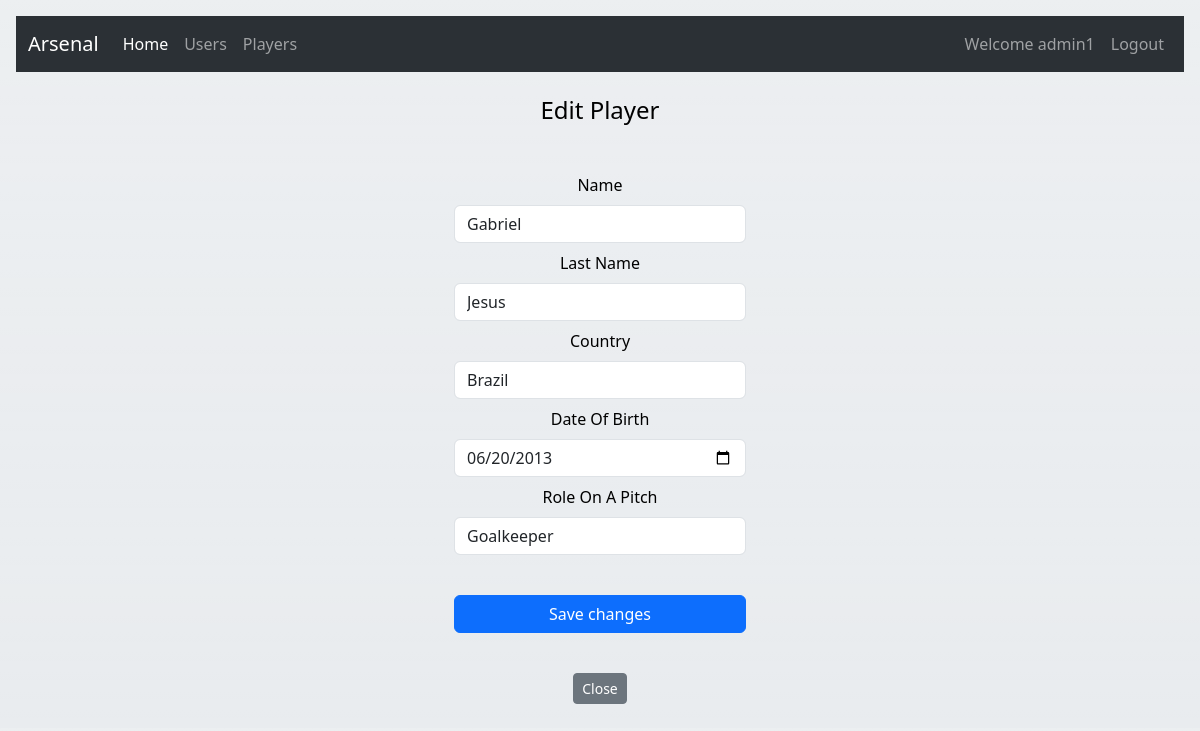
The page /players/update/3 (signed in) on the database its author committed.
### app.py (models this page shows, shortened)
class User(db.Model, UserMixin):
    id = db.Column(db.Integer, primary_key=True)
    username = db.Column(db.String(30), nullable=False, unique=True)
    email_adress = db.Column(db.String(50), nullable=False, unique=True)
    password_hash = db.Column(db.String(60), nullable=False)
    reg_date = db.Column(db.DateTime, nullable=False, default=datetime.now())
    is_admin = db.Column(db.Boolean, nullable=False, default=False)
    is_active_now = db.Column(db.Boolean, nullable=False, default=False)
    @property
    def password(self):
        return self.password

class Player(db.Model):
    id = db.Column(db.Integer, primary_key=True)
    name = db.Column(db.String(30), nullable=False)
    last_name = db.Column(db.String(30), nullable=False)
    country = db.Column(db.String(30), nullable=False)
    date_of_birth = db.Column(db.Date, nullable=False)
    role_on_a_pitch = db.Column(db.String(20), nullable=False)

### app.py (the view, shortened to what this page needs)
@app.route('/players/update/<int:id>', methods=['GET', 'POST'])
@login_required
def update(id):
    edit_form = EditPlayerForm()
    player_to_edit = Player.query.get_or_404(id)
    return render_template('edit_form.html', players=players, player_to_edit=player_to_edit, edit_form=edit_form)

### app.py
class EditPlayerForm(FlaskForm):
    name = StringField(validators=[DataRequired()])
    last_name = StringField(validators=[DataRequired()])
    country = StringField(validators=[DataRequired()])
    date_of_birth = DateField(validators=[DataRequired()])
    role_on_a_pitch = SelectField(choices=['Goalkeeper','Defender','Midfielder', 'Striker'],validators=[DataRequired()])
    submit = SubmitField(label='Save changes')

### app.py (called while the page is built)
@login_manager.user_loader
def load_user(user_id):
    return User.query.get(int(user_id))

### Templates/edit_form.html (shortened to what this page needs)
{% extends "base.html" %}
{% block content %}
  <body>
    <div class="d-grid gap-2 col-6 mx-auto text-center">
        <form class="d-grid gap-2 col-6 mx-auto" method="POST">
            <h4>
            Edit Player
            </h4>
            <br>
            {{ edit_form.name.label() }}
            {{ edit_form.name(class="form-control", value=player_to_edit.name) }}
            {{ edit_form.last_name.label() }}
            {{ edit_form.last_name(class="form-control", value=player_to_edit.last_name) }}
            {{ edit_form.country.label() }}
            {{ edit_form.country(class="form-control", value=player_to_edit.country) }}
            {{ edit_form.date_of_birth.label() }}
            {{ edit_form.date_of_birth(class="form-control", value=player_to_edit.date_of_birth) }}
            {{ edit_form.role_on_a_pitch.label() }}
            {{ edit_form.role_on_a_pitch(class="form-control", value=player_to_edit.role_on_a_pitch) }}
            <br>
            {{ edit_form.submit(class="btn btn-primary") }}
            <br>
            <div>
              <a class="btn btn-sm btn-secondary" href="{{ url_for('players') }}">Close</a>
            </div>
        </form>
    </div>
  </body>
{% endblock %}

### Templates/menu.html (shortened to what this page needs)
<nav class="navbar navbar-expand-lg bg-body-tertiary" data-bs-theme="dark">
    <div class="container-fluid">
      <a class="navbar-brand" href="{{ url_for('index') }}">Arsenal</a>
      <div class="collapse navbar-collapse justify-content-between" id="navbarNav">
        <ul class="navbar-nav mr-auto">
          <li class="nav-item">
            <a class="nav-link active" aria-current="page" href="{{ url_for('index') }}">Home</a>
          </li>
          <li class="nav-item">
            <a class="nav-link" href="{{ url_for('users') }}">Users</a>
          </li>
          <li class="nav-item">
            <a class="nav-link" href="{{ url_for('players') }}">Players</a>
          </li>
        </ul>
        {% if current_user.is_authenticated %}
          <ul class="navbar-nav mr-auto">
            <li class="nav-item">
              <a class="nav-link">Welcome {{ current_user.username }}</a>
            </li>
            <li class="nav-item">
              <a class="nav-link" href="{{ url_for('logout') }}">Logout</a>
            </li>
          </ul>
        {% endif %}
      </div>
    </div>
  </nav>

### rows shown on the page
User: username "admin1"
Player: name "Gabriel", last_name "Jesus", country "Brazil", date_of_birth "06/20/2013", role_on_a_pitch "Goalkeeper"

### other values the page prints
{{ edit_form.name.label() }} "Name"
{{ edit_form.last_name.label() }} "Last Name"
{{ edit_form.country.label() }} "Country"
{{ edit_form.date_of_birth.label() }} "Date Of Birth"
{{ edit_form.role_on_a_pitch.label() }} "Role On A Pitch"
